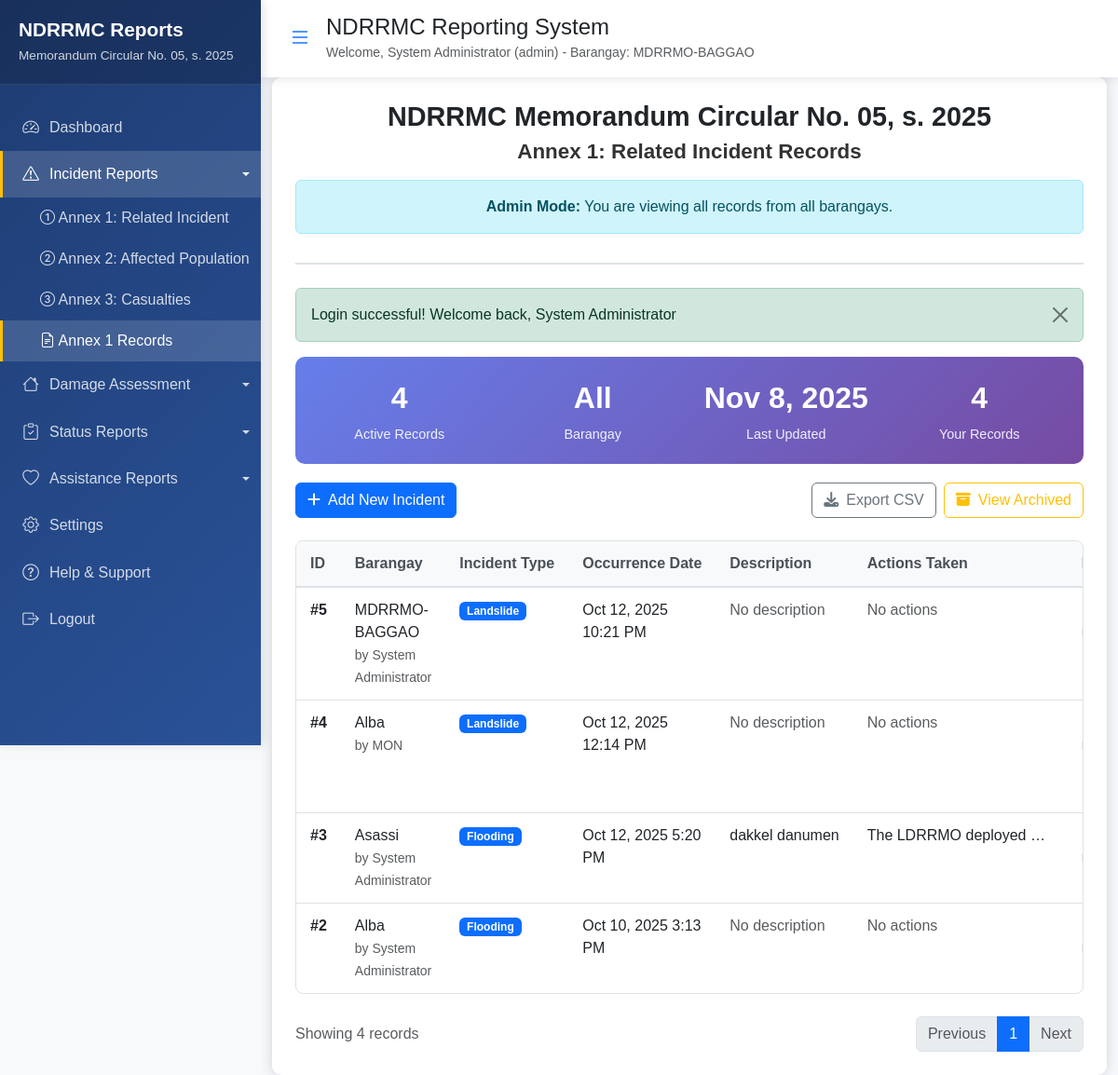
/public/annex1_records.php (signed in), run on an earlier commit of the app's database.
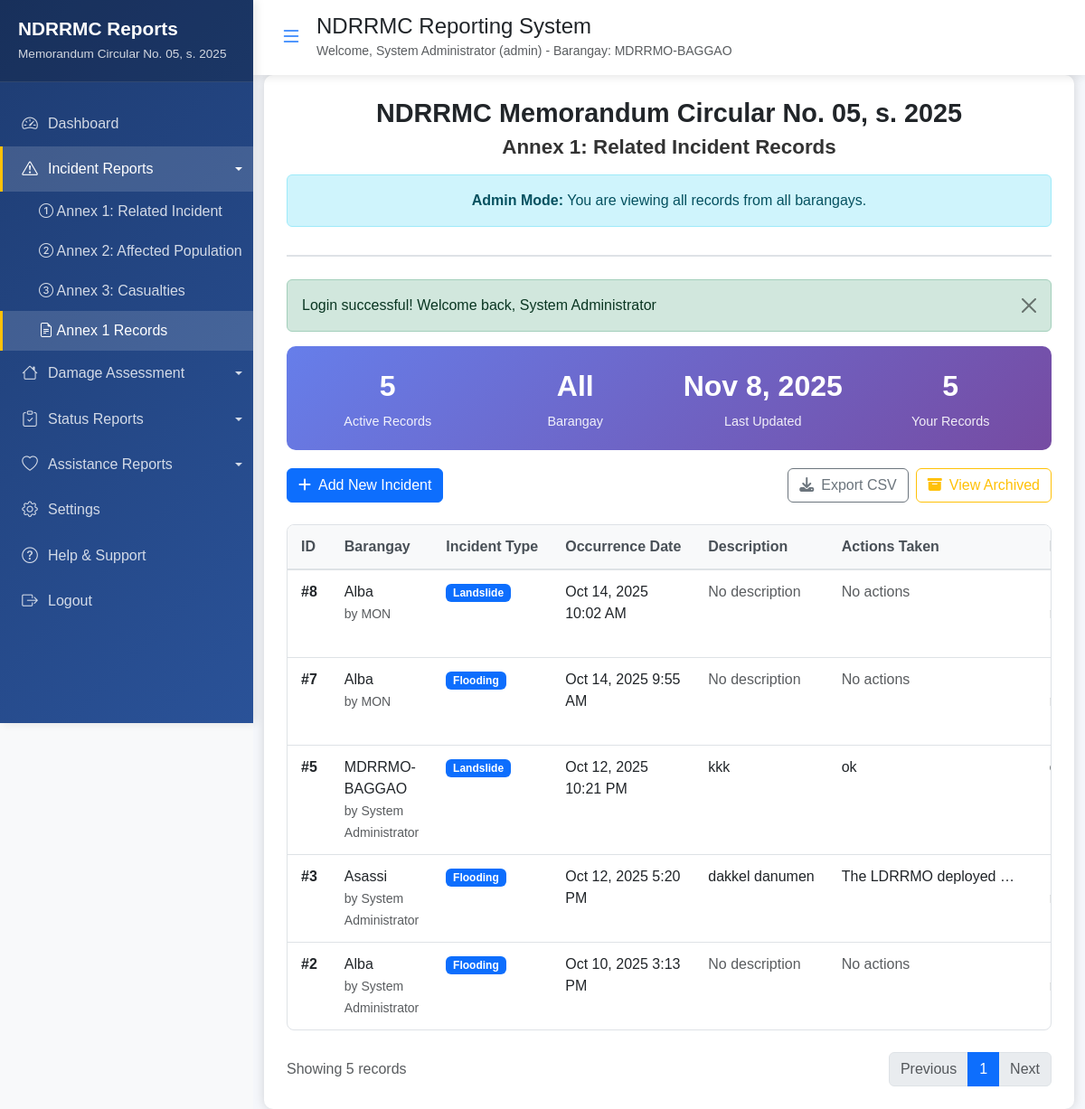
And on a later commit of the database.
### tables this page shows
CREATE TABLE `annex1_related_incidents` (
  `id` int(11) NOT NULL,
  `region` varchar(100) NOT NULL,
  `province` varchar(100) NOT NULL,
  `city` varchar(100) NOT NULL,
  `barangay` varchar(100) NOT NULL,
  `incident_type` enum('Landslide','Flooding','Fire','Earthquake','Storm Surge','Tsunami','Volcanic Eruption','Other') NOT NULL,
  `occurrence_date` datetime NOT NULL,
  `description` text DEFAULT NULL,
  `actions_taken` text DEFAULT NULL,
  `remarks` text DEFAULT NULL,
  `created_by` int(11) NOT NULL,
  `created_at` timestamp NOT NULL DEFAULT current_timestamp(),
  `updated_at` timestamp NOT NULL DEFAULT current_timestamp() ON UPDATE current_timestamp(),
  `is_archived` tinyint(1) DEFAULT 0
);

CREATE TABLE `users` (
  `id` int(11) NOT NULL,
  `full_name` varchar(100) NOT NULL,
  `barangay` varchar(100) NOT NULL,
  `contact_number` varchar(15) NOT NULL,
  `username` varchar(50) NOT NULL,
  `password` varchar(255) NOT NULL,
  `user_role` enum('user','admin') DEFAULT 'user',
  `is_active` tinyint(1) DEFAULT 1,
  `created_by` int(11) DEFAULT NULL,
  `created_at` timestamp NOT NULL DEFAULT current_timestamp(),
  `updated_at` timestamp NOT NULL DEFAULT current_timestamp() ON UPDATE current_timestamp()
);

### includes/functions.php (called while the page is built, shortened)
<?php
if (!function_exists('db_query')) {
    function db_query($sql, $params = []) {
        global $pdo;
        try {
            $stmt = $pdo->prepare($sql);
            $stmt->execute($params);
            return $stmt;
        } catch (PDOException $e) {
            error_log("Database error: " . $e->getMessage());
            return false;
        }
    }
}

### public/annex1_records.php (the view, shortened to what the rows shown need)
<?php
require_once '../includes/config.php';
require_once '../includes/functions.php';
require_once '../includes/auth.php';
$is_admin = ($_SESSION['user_role'] === 'admin');
if ($is_admin) {
    $stmt = db_query("
        SELECT a.*, u.full_name, u.barangay as user_barangay
        FROM annex1_related_incidents a
        LEFT JOIN users u ON a.created_by = u.id
        WHERE a.is_archived = 0
        ORDER BY a.created_at DESC
    ");
} else {
    $stmt = db_query("
        SELECT * FROM annex1_related_incidents
        WHERE created_by = ? AND is_archived = 0
        ORDER BY created_at DESC
    ", [$_SESSION['user_id']]);
}
$records = $stmt->fetchAll();
?>
<link href="https://cdnjs.cloudflare.com/ajax/libs/font-awesome/6.4.0/css/all.min.css" rel="stylesheet">
<div class="container-fluid">
    <div class="records-container">
        <div class="header-section">
            <h1>NDRRMC Memorandum Circular No. 05, s. 2025</h1>
            <h2>Annex 1: Related Incident Records</h2>
        </div>
        <div class="table-container">
            <table class="records-table">
                <thead>
                    <tr>
                        <th>ID</th>
                        <th>Barangay</th>
                        <th>Incident Type</th>
                        <th>Occurrence Date</th>
                        <th>Description</th>
                        <th>Actions Taken</th>
                        <th>Remarks</th>
                    </tr>
                </thead>
                <tbody class="table-content">
                    <?php if (empty($records)): ?>
                        <tr>
                            <td colspan="9">
                                <div class="empty-state">
                                    <i class="fas fa-inbox"></i>
                                    <h3>No Records Found</h3>
                                    <p>No incident reports have been submitted yet.</p>
                                    <a href="annex1.php" class="btn btn-primary mt-3">
                                        <i class="fas fa-plus me-2"></i>Create First Report
                                    </a>
                                </div>
                            </td>
                        </tr>
                    <?php else: ?>
                        <?php foreach ($records as $record): ?>
                            <tr>
                                <td><strong>#<?php echo $record['id']; ?></strong></td>
                                <td>
                                    <?php echo htmlspecialchars($record['barangay']); ?>
                                    <?php if ($is_admin): ?>
                                        <br><small class="text-muted">by <?php echo htmlspecialchars($record['full_name'] ?? 'Unknown'); ?></small>
                                    <?php endif; ?>
                                </td>
                                <td>
                                    <span class="badge bg-primary"><?php echo htmlspecialchars($record['incident_type']); ?></span>
                                </td>
                                <td>
                                    <?php echo $record['occurrence_date'] ? date('M j, Y g:i A', strtotime($record['occurrence_date'])) : '<span class="text-muted">Not set</span>'; ?>
                                </td>
                                <td>
                                    <?php if (!empty($record['description'])): ?>
                                        <div class="text-truncate" style="max-width: 200px;" title="<?php echo htmlspecialchars($record['description']); ?>">
                                            <?php echo htmlspecialchars($record['description']); ?>
                                        </div>
                                    <?php else: ?>
                                        <span class="text-muted">No description</span>
                                    <?php endif; ?>
                                </td>
                                <td>
                                    <?php if (!empty($record['actions_taken'])): ?>
                                        <div class="text-truncate" style="max-width: 200px;" title="<?php echo htmlspecialchars($record['actions_taken']); ?>">
                                            <?php echo htmlspecialchars($record['actions_taken']); ?>
                                        </div>
                                    <?php else: ?>
                                        <span class="text-muted">No actions</span>
                                    <?php endif; ?>
                                </td>
                                <td>
                                    <?php if (!empty($record['remarks'])): ?>
                                        <div class="text-truncate" style="max-width: 150px;" title="<?php echo htmlspecialchars($record['remarks']); ?>">
                                        </div>
                                    <?php else: ?>
                                        <span class="text-muted">No remarks</span>
                                    <?php endif; ?>
                                </td>
                            </tr>
                        <?php endforeach; ?>
                    <?php endif; ?>
                </tbody>
            </table>
        </div>
    </div>
</div>
<?php
require_once '../includes/sidenav.php';
?>

What changed in the data, as far as the page shows it:
removed annex1_related_incidents: id "4", barangay "Alba", created_by.full_name "MON", incident_type "Landslide", occurrence_date "Oct 12, 2025 12:14 PM", description "No description", actions_taken "No actions"
added annex1_related_incidents: id "8", barangay "Alba", created_by.full_name "MON", incident_type "Landslide", occurrence_date "Oct 14, 2025 10:02 AM", description "No description", actions_taken "No actions"
added annex1_related_incidents: id "7", barangay "Alba", created_by.full_name "MON", incident_type "Flooding", occurrence_date "Oct 14, 2025 9:55 AM", description "No description", actions_taken "No actions"
changed annex1_related_incidents "MDRRMO-BAGGAO": description (not shown) → "kkk"; actions_taken (not shown) → "ok"; remarks empty → "ok" (drawn); no longer shows "No description"; no longer shows "No actions"
Also different on the page:
count($records): "4" → "5"
